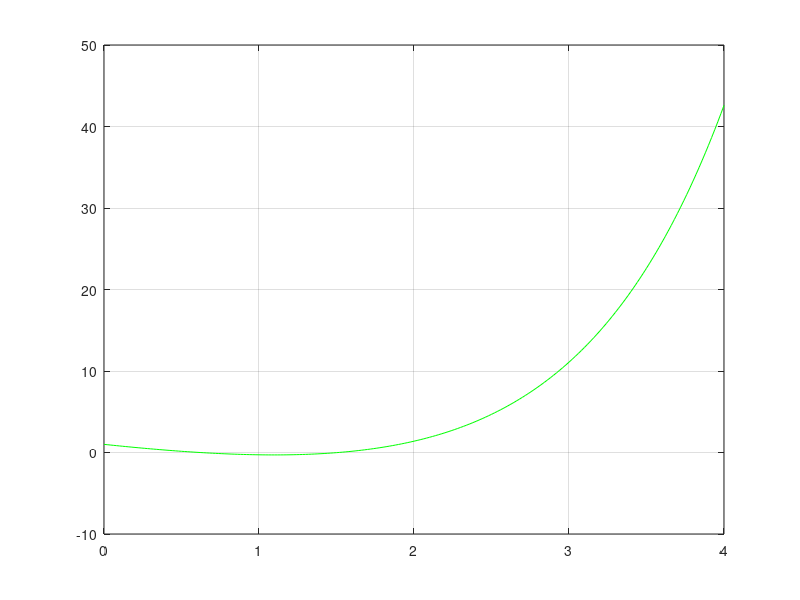

This figure's MATLAB source: (Note: this script raises an error after producing the figure.)
%{
Ejercicio: SENL_EJ01
Author: Juan Gonzalez
juangonzalez.com.ar
%}

%% a) f(x) = e^x - 3x para x E [0,4]
x = 0:1/50:4;
f = exp(x) - 3.*x;
plot(x,f,'g'), grid on
% Graficamente se puede observar que tiene dos raices
%% b) usar NewtonRapshon para obtener las raices
f1 = @(x) exp(x) - 3*x; %funcion
f1d = @(x) exp(x) - 3; %derivada
x0 = 0;
x2 = 1.5;
solucion = [NewtonRaphson(f1,f1d,x0,1e-3,15) NewtonRaphson(f1,f1d,x2,1e-3,15)];
%%
%c) Observemos que vale el teorema de convergencia local pues la función f
%satisface las condiciones del teorema, pero no vale la global. Esto es, 
% el método converge inicializando en los alrededores de alguna posible
% raíz (valores cercanos) pero no podemos asegurar lo mismo para valores de
% de inicio del método arbitrarios.